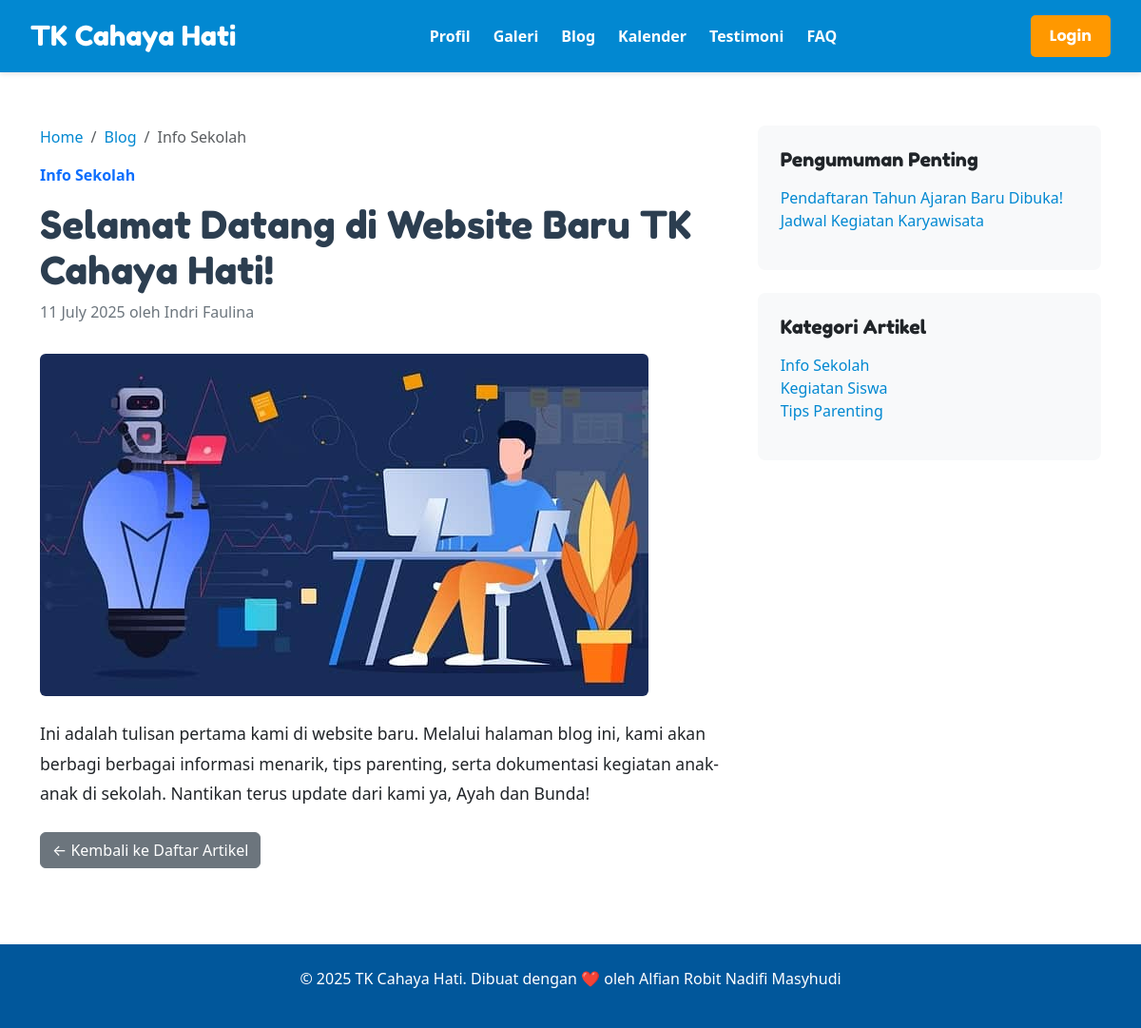
/artikel_detail.php?id=1, run on the app's committed database.
### tables this page shows
CREATE TABLE `artikel` (
  `id_artikel` int(11) NOT NULL,
  `id_guru` int(11) NOT NULL,
  `id_kategori` int(11) DEFAULT NULL,
  `judul_artikel` varchar(255) NOT NULL,
  `isi_artikel` longtext NOT NULL,
  `gambar_header` varchar(255) DEFAULT NULL,
  `status_publikasi` enum('published','draft') NOT NULL DEFAULT 'draft',
  `tanggal_dibuat` timestamp NOT NULL DEFAULT current_timestamp(),
  `tanggal_diubah` timestamp NOT NULL DEFAULT current_timestamp() ON UPDATE current_timestamp()
);

CREATE TABLE `kategori` (
  `id_kategori` int(11) NOT NULL,
  `nama_kategori` varchar(100) NOT NULL
);

CREATE TABLE `guru` (
  `id_guru` int(11) NOT NULL,
  `nama_guru` varchar(100) NOT NULL,
  `nip` varchar(50) DEFAULT NULL,
  `jabatan` varchar(100) DEFAULT NULL,
  `status_kepegawaian` enum('PNS','Honorer','Tetap') NOT NULL DEFAULT 'Honorer',
  `username` varchar(50) NOT NULL,
  `password` varchar(255) NOT NULL,
  `foto_profil` varchar(255) NOT NULL DEFAULT 'default.png',
  `id_kelas` int(11) DEFAULT NULL
);

### artikel_detail.php (the view, shortened to what this page needs)
<?php
require_once 'config.php';
$id_artikel = isset($_GET['id']) ? (int)$_GET['id'] : 0;
$stmt = $conn->prepare("
    SELECT a.judul_artikel, a.isi_artikel, a.gambar_header, a.tanggal_dibuat, g.nama_guru, k.nama_kategori
    FROM artikel a
    JOIN guru g ON a.id_guru = g.id_guru
    LEFT JOIN kategori k ON a.id_kategori = k.id_kategori
    WHERE a.id_artikel = ? AND a.status_publikasi = 'published'");
$stmt->bind_param("i", $id_artikel);
$stmt->execute();
$result = $stmt->get_result();
$artikel = $result->fetch_assoc();
?>
<!DOCTYPE html>
<html lang="id">
<head>
    <link rel="stylesheet" href="css/style.css">
    <link href="https://cdn.jsdelivr.net/npm/bootstrap@5.3.3/dist/css/bootstrap.min.css" rel="stylesheet">
</head>
<body>
    <header>
        <nav>
            <div class="logo">
                <a href="index.php">TK Cahaya Hati</a>
            </div>
            <ul class="nav-links">
                <li><a href="index.php#profil">Profil</a></li>
                <li><a href="index.php#galeri">Galeri</a></li>
                <li><a href="blog.php">Blog</a></li>
                <li><a href="index.php#kalender">Kalender</a></li>
                <li><a href="index.php#testimoni">Testimoni</a></li>
                <li><a href="index.php#faq">FAQ</a></li>
            </ul>
            <div class="dropdown">
                <button class="nav-login-btn">Login</button>
            </div>
        </nav>
    </header>
    <main class="container mt-4">
        <div class="blog-layout">
            <div class="main-content">
                <nav aria-label="breadcrumb">
                    <ol class="breadcrumb">
                        <li class="breadcrumb-item"><a href="index.php">Home</a></li>
                        <li class="breadcrumb-item"><a href="blog.php">Blog</a></li>
                        <li class="breadcrumb-item active" aria-current="page"><?php echo htmlspecialchars($artikel['nama_kategori'] ?? 'Artikel'); ?></li>
                    </ol>
                </nav>
                <article class="blog-post">
                    <p class="text-primary fw-bold"><?php echo htmlspecialchars($artikel['nama_kategori'] ?? ''); ?></p>
                    <h1 class="blog-post-title"><?php echo htmlspecialchars($artikel['judul_artikel']); ?></h1>
                    <p class="blog-post-meta">
                        <?php echo date('d F Y', strtotime($artikel['tanggal_dibuat'])); ?> oleh <?php echo htmlspecialchars($artikel['nama_guru']); ?>
                    </p>
                    <img src="uploads/artikel/<?php echo htmlspecialchars($artikel['gambar_header'] ?? 'default-artikel.png'); ?>" class="img-fluid rounded mb-4" alt="<?php echo htmlspecialchars($artikel['judul_artikel']); ?>">
                    <div class="blog-post-content">
                        <?php echo nl2br(htmlspecialchars($artikel['isi_artikel'])); ?>
                    </div>
                </article>
                <a href="blog.php" class="btn btn-secondary mt-4">&larr; Kembali ke Daftar Artikel</a>
            </div>
            <aside class="sidebar">
                <div class="sidebar-widget">
                    <h5>Pengumuman Penting</h5>
                    <ul class="list-unstyled">
                        <li><a href="#">Pendaftaran Tahun Ajaran Baru Dibuka!</a></li>
                        <li><a href="#">Jadwal Kegiatan Karyawisata</a></li>
                    </ul>
                </div>
                <div class="sidebar-widget">
                    <h5>Kategori Artikel</h5>
                    <ul class="list-unstyled">
                        <?php
                        $kategori_result = $conn->query("SELECT nama_kategori FROM kategori ORDER BY nama_kategori ASC");
                        while($kat = $kategori_result->fetch_assoc()){
                            echo '<li><a href="#">' . htmlspecialchars($kat['nama_kategori']) . '</a></li>';
                        }
                        ?>
                    </ul>
                </div>
            </aside>
        </div>
    </main>
    <footer class="mt-5">
        <p>&copy; 2025 TK Cahaya Hati. Dibuat dengan ❤️ oleh Alfian Robit Nadifi Masyhudi</p>
    </footer>
</body>
</html>

### css/style.css (style rules this page uses)
body { font-family: 'Poppins', sans-serif; margin: 0; background-color: #e0f7fa; color: #333; scroll-behavior: smooth; }
header { background-color: #0288d1; color: white; padding: 1rem 2rem; position: sticky; top: 0; z-index: 1000; box-shadow: 0 2px 5px rgba(0,0,0,0.1); }
nav { display: flex; justify-content: space-between; align-items: center; max-width: 1200px; margin: 0 auto; }
.logo a { font-family: 'Fredoka One', cursive; font-size: 1.8rem; color: white; text-decoration: none; }
.nav-links { list-style: none; display: flex; gap: 1.5rem; margin: 0; padding: 0; align-items: center; }
.nav-links a { color: white; text-decoration: none; font-weight: 600; transition: color 0.3s; }
.dropdown { position: relative; display: inline-block; }
.nav-login-btn { background-color: #ff9800; color: white; padding: 10px 20px; border-radius: 5px; text-decoration: none; font-weight: bold; border: none; cursor: pointer; font-family: 'Poppins', sans-serif; font-size: 1rem; transition: background-color 0.3s; }
main { padding: 2rem; }
footer { text-align: center; padding: 1.5rem; background-color: #01579b; color: white; margin-top: 2rem; }
main a { color: #0288d1; text-decoration: none; }
.blog-post-title { font-family: 'Fredoka One', cursive; color: #2c3e50; margin-bottom: 0.5rem; }
.blog-post-meta { color: #6c757d; margin-bottom: 2rem; }
.blog-post-content { line-height: 1.8; font-size: 1.1rem; }
.blog-layout { display: grid; grid-template-columns: 1fr; gap: 2rem; }
.sidebar-widget { background-color: #f8f9fa; padding: 1.5rem; border-radius: 8px; margin-bottom: 1.5rem; }
.sidebar-widget h5 { font-family: 'Fredoka One', cursive; margin-bottom: 1rem; }
.breadcrumb-item a { text-decoration: none; }
@media (min-width: 992px) { .blog-layout { grid-template-columns: 2fr 1fr; } }

### data on the page
artikel: id_kategori.nama_kategori "Info Sekolah", judul_artikel "Selamat Datang di Website Baru TK Cahaya Hati!", tanggal_dibuat "11 July 2025", id_guru.nama_guru "Indri Faulina", gambar_header (picture), isi_artikel "Ini adalah tulisan pertama kami di website baru. Melalui halaman blog ini, kami akan berbagi berbagai informasi menarik, tips parenting, serta dokumentasi kegiatan anak-anak di sekolah. Nantikan terus update dari kami ya, Ayah dan Bunda!"
kategori: nama_kategori "Info Sekolah"
kategori: nama_kategori "Kegiatan Siswa"
kategori: nama_kategori "Tips Parenting"
